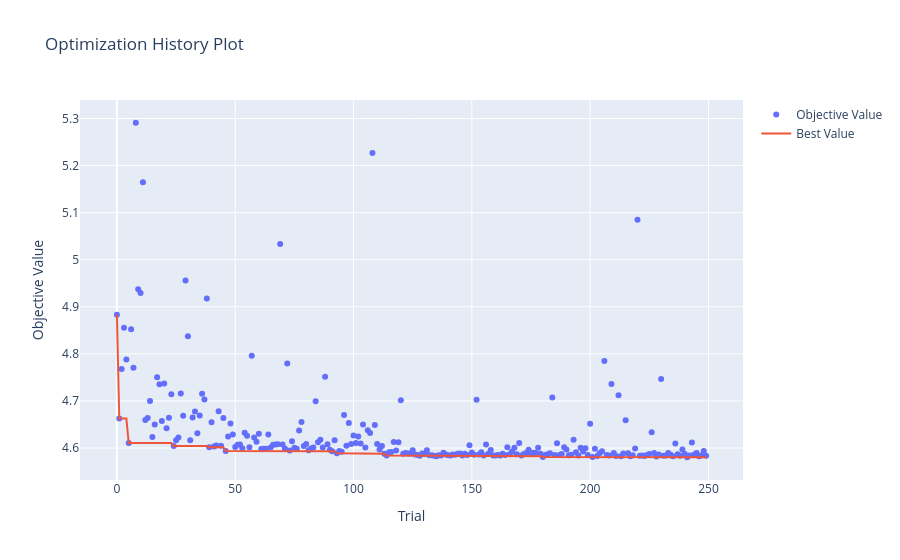

Source (notebook cell):
### Code cell
# optimization history plot

optuna.visualization.plot_optimization_history(study)

### Figure 1 — Plotly figure (JSON) as saved in the notebook; plotly's stock layout.template omitted (floating-point values rounded to 4 significant figures; data arrays with more than 128 entries replaced by an {"elided": "..."} marker saying what was removed)
{"data": [{"mode": "markers", "name": "Objective Value", "type": "scatter", "x": {"elided": "250 int values"}, "y": {"elided": "250 float values"}}, {"mode": "lines", "name": "Best Value", "type": "scatter", "x": {"elided": "250 int values"}, "y": {"elided": "250 float values"}}, {"marker": {"color": "#cccccc"}, "mode": "markers", "name": "Infeasible Trial", "showlegend": false, "type": "scatter", "x": [], "y": []}], "layout": {"title": {"text": "Optimization History Plot"}, "xaxis": {"title": {"text": "Trial"}}, "yaxis": {"title": {"text": "Objective Value"}}}}
